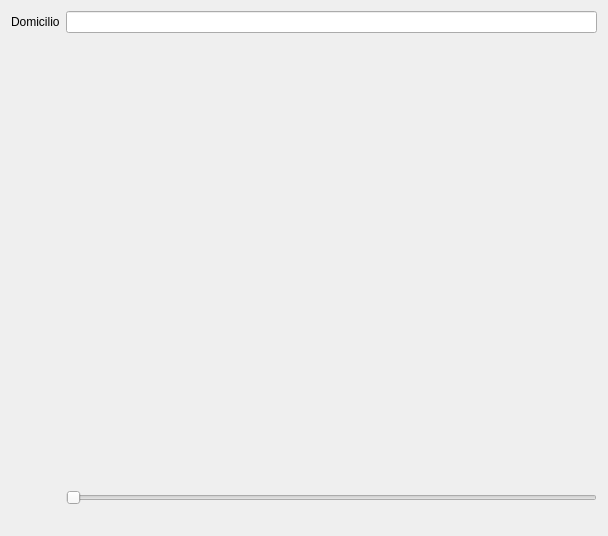
<?xml version="1.0" encoding="UTF-8"?>
<ui version="4.0">
 <class>Widget</class>
 <widget class="QWidget" name="Widget">
  <property name="geometry">
   <rect>
    <x>0</x>
    <y>0</y>
    <width>608</width>
    <height>536</height>
   </rect>
  </property>
  <property name="windowTitle">
   <string>Widget</string>
  </property>
  <layout class="QGridLayout" name="gridLayout">
   <item row="0" column="0">
    <layout class="QGridLayout" name="layout">
     <item row="0" column="1">
      <widget class="QLineEdit" name="leDomicilio">
       <property name="alignment">
        <set>Qt::AlignLeading|Qt::AlignLeft|Qt::AlignTop</set>
       </property>
      </widget>
     </item>
     <item row="0" column="0">
      <widget class="QLabel" name="lDomicilio">
       <property name="text">
        <string>Domicilio</string>
       </property>
      </widget>
     </item>
     <item row="1" column="1">
      <spacer name="verticalSpacer">
       <property name="orientation">
        <enum>Qt::Vertical</enum>
       </property>
       <property name="sizeHint" stdset="0">
        <size>
         <width>20</width>
         <height>40</height>
        </size>
       </property>
      </spacer>
     </item>
     <item row="2" column="1">
      <widget class="QSlider" name="hsRotacion">
       <property name="maximum">
        <number>35</number>
       </property>
       <property name="orientation">
        <enum>Qt::Horizontal</enum>
       </property>
      </widget>
     </item>
    </layout>
   </item>
   <item row="1" column="0">
    <spacer name="horizontalSpacer">
     <property name="orientation">
      <enum>Qt::Horizontal</enum>
     </property>
     <property name="sizeHint" stdset="0">
      <size>
       <width>40</width>
       <height>20</height>
      </size>
     </property>
    </spacer>
   </item>
  </layout>
 </widget>
 <layoutdefault spacing="6" margin="11"/>
 <resources/>
 <connections/>
</ui>
